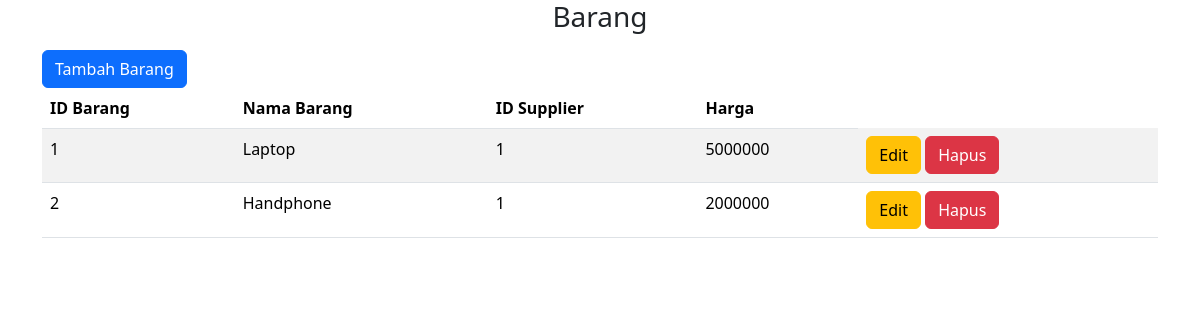
Screenshot of /home/barang/index.php with the database file from the repository.
### tables this page shows
CREATE TABLE `barang` (
  `id_barang` int NOT NULL,
  `nama_barang` varchar(50) DEFAULT NULL,
  `id_supplier` int DEFAULT NULL,
  `harga` int DEFAULT NULL
);

### home/barang/index.php (the view, shortened to what this page needs)
<!DOCTYPE html>
<html lang="en">
<head>
    <link href="https://cdn.jsdelivr.net/npm/bootstrap@5.3.5/dist/css/bootstrap.min.css" rel="stylesheet">
</head>
<body>
    <div class="container">
        <h3 class="text-center mb-3">Barang</h3>
        <a href="viewtambah.php" class="btn btn-primary">Tambah Barang</a>
        <div
            class="table-responsive">
            <table
                class="table table-striped">
                <thead>
                    <tr>
                        <th scope="col">ID Barang</th>
                        <th scope="col">Nama Barang</th>
                        <th scope="col">ID Supplier</th>
                        <th scope="col">Harga</th>
                    </tr>
                </thead>
                <tbody>
                    <?php
                    include '../../config/koneksi.php';
                    $result = mysqli_query($conn, "SELECT * FROM barang");
                    while ($row = mysqli_fetch_assoc($result)) :
                    ?>
                        <tr>
                            <td><?= $row['id_barang'] ?></td>
                            <td><?= $row['nama_barang'] ?></td>
                            <td><?= $row['id_supplier'] ?></td>
                            <td><?= $row['harga'] ?></td>
                            <td><a href="viewedit.php?id_barang=<?php echo $row['id_barang'] ?>" class="btn btn-warning">Edit</a>
                                <a href="hapus.php?id_barang=<?php echo $row['id_barang'] ?>" class="btn btn-danger">Hapus</a>
                            </td>
                        </tr>
                    <?php endwhile; ?>
                </tbody>
            </table>
        </div>
    </div>
</body>
</html>

### rows the page displays
barang: id_barang "1", nama_barang "Laptop", id_supplier "1", harga "5000000"
barang: id_barang "2", nama_barang "Handphone", id_supplier "1", harga "2000000"
